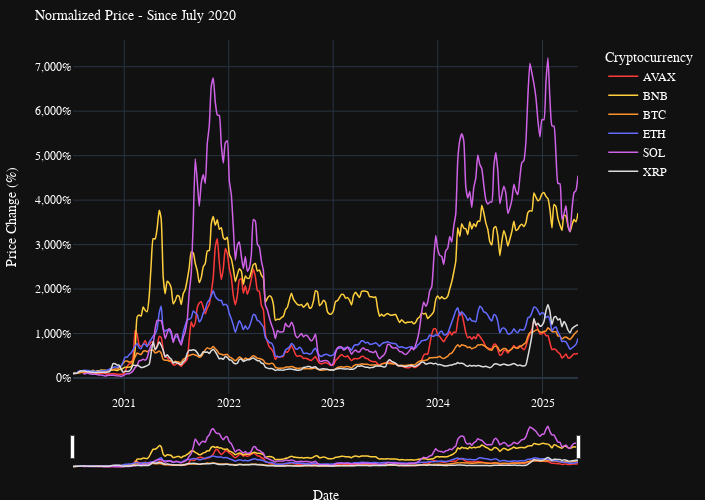

Notebook code for this chart:
### Code cell
#%% Create the normalized price evolution graph

# Create the figure
fig2 = px.line(
    normalized_df_2020,
    x='timestamp',
    y='normalized_price',
    color='symbols',
    custom_data=['symbols', 'average_price'],
    title='Normalized Price - Since July 2020',
    labels={
        'timestamp': 'Date',
        'normalized_price': 'Price Change (%)',
        'symbols': 'Cryptocurrency'
    },
    color_discrete_map={
        'BTC': '#FC922F',  # Bitcoin Orange
        'ETH': '#626AFF',  # Ethereum Blue
        'BNB': '#FFCF3D',  # Binance Yellow
        'SOL': '#CF62E7',   # Solana Pink
        'XRP': '#DCDCDC',  # Ripple Grey
        'AVAX': '#FF3A3A',  # Avalanche Red
    },
    markers=False,
    line_shape='spline'
)

# Update traces to reduce marker size
fig2.update_traces(
    line=dict(width= 1.5, smoothing=0.5),
    hovertemplate="<b>%{customdata[0]}</b><br>" +
                  "Change: %{y:.1f}%<br>" +
                  "Price: $%{customdata[1]:,.2f}<br>" +
                  "<extra></extra>",
)   

# Customize the layout
fig2.update_layout(
    template="plotly_dark",              # inherit base dark theme 
    hovermode="closest",
    dragmode="pan",
    title=dict(font=dict(size=14, color='white'), xanchor="left"),
    hoverlabel=dict(font=dict(family="IBM Plex Sans", size=12)),
    font=dict(family="IBM Plex Sans", color="white"),
    legend=dict(yanchor="top", y=0.99, xanchor="left", x=1.05),
    margin=dict(l=10, r=10, t=40, b=10),
    yaxis=dict(title="Price Change (%)", ticksuffix='%', tickformat=",d"),
    xaxis=dict(rangeslider=dict(visible=True, thickness=0.1), type="date"),
    height=500, width=705,
)

# Show the plot
fig2.show(config={
    'displayModeBar': True,
    'displaylogo': False,
    'modeBarButtonsToAdd': ['fullscreen']
})


# get the full HTML as a string, with Plotly.js from CDN
fig2html = fig2.to_html(include_plotlyjs="cdn", full_html=True)

# inject the Google Fonts link right after <head>
font_link = '<link href="https://fonts.googleapis.com/css2?family=IBM+Plex+Sans&display=swap" rel="stylesheet">'
fig2html = fig2html.replace("<head>", f"<head>\n    {font_link}")

# save the HTML to a file
with open("plots/html/jul2020_crypto_relative_price_performance.html", "w") as f:
    f.write(fig2html)

### Figure 1 — Plotly figure (JSON) as saved in the notebook; plotly's stock layout.template omitted (floating-point values rounded to 4 significant figures; data arrays with more than 128 entries replaced by an {"elided": "..."} marker saying what was removed)
{"data": [{"customdata": {"elided": "242x2 mixed values"}, "hovertemplate": "<b>%{customdata[0]}</b><br>Change: %{y:.1f}%<br>Price: $%{customdata[1]:,.2f}<br><extra></extra>", "legendgroup": "AVAX", "line": {"color": "#FF3A3A", "dash": "solid", "shape": "spline", "smoothing": 0.5, "width": 1.5}, "marker": {"symbol": "circle"}, "mode": "lines", "name": "AVAX", "orientation": "v", "showlegend": true, "type": "scatter", "x": {"elided": "242 str values"}, "xaxis": "x", "y": {"elided": "242 float values"}, "yaxis": "y"}, {"customdata": {"elided": "253x2 mixed values"}, "hovertemplate": "<b>%{customdata[0]}</b><br>Change: %{y:.1f}%<br>Price: $%{customdata[1]:,.2f}<br><extra></extra>", "legendgroup": "BNB", "line": {"color": "#FFCF3D", "dash": "solid", "shape": "spline", "smoothing": 0.5, "width": 1.5}, "marker": {"symbol": "circle"}, "mode": "lines", "name": "BNB", "orientation": "v", "showlegend": true, "type": "scatter", "x": {"elided": "253 str values"}, "xaxis": "x", "y": {"elided": "253 float values"}, "yaxis": "y"}, {"customdata": {"elided": "253x2 mixed values"}, "hovertemplate": "<b>%{customdata[0]}</b><br>Change: %{y:.1f}%<br>Price: $%{customdata[1]:,.2f}<br><extra></extra>", "legendgroup": "BTC", "line": {"color": "#FC922F", "dash": "solid", "shape": "spline", "smoothing": 0.5, "width": 1.5}, "marker": {"symbol": "circle"}, "mode": "lines", "name": "BTC", "orientation": "v", "showlegend": true, "type": "scatter", "x": {"elided": "253 str values"}, "xaxis": "x", "y": {"elided": "253 float values"}, "yaxis": "y"}, {"customdata": {"elided": "253x2 mixed values"}, "hovertemplate": "<b>%{customdata[0]}</b><br>Change: %{y:.1f}%<br>Price: $%{customdata[1]:,.2f}<br><extra></extra>", "legendgroup": "ETH", "line": {"color": "#626AFF", "dash": "solid", "shape": "spline", "smoothing": 0.5, "width": 1.5}, "marker": {"symbol": "circle"}, "mode": "lines", "name": "ETH", "orientation": "v", "showlegend": true, "type": "scatter", "x": {"elided": "253 str values"}, "xaxis": "x", "y": {"elided": "253 float values"}, "yaxis": "y"}, {"customdata": {"elided": "248x2 mixed values"}, "hovertemplate": "<b>%{customdata[0]}</b><br>Change: %{y:.1f}%<br>Price: $%{customdata[1]:,.2f}<br><extra></extra>", "legendgroup": "SOL", "line": {"color": "#CF62E7", "dash": "solid", "shape": "spline", "smoothing": 0.5, "width": 1.5}, "marker": {"symbol": "circle"}, "mode": "lines", "name": "SOL", "orientation": "v", "showlegend": true, "type": "scatter", "x": {"elided": "248 str values"}, "xaxis": "x", "y": {"elided": "248 float values"}, "yaxis": "y"}, {"customdata": {"elided": "253x2 mixed values"}, "hovertemplate": "<b>%{customdata[0]}</b><br>Change: %{y:.1f}%<br>Price: $%{customdata[1]:,.2f}<br><extra></extra>", "legendgroup": "XRP", "line": {"color": "#DCDCDC", "dash": "solid", "shape": "spline", "smoothing": 0.5, "width": 1.5}, "marker": {"symbol": "circle"}, "mode": "lines", "name": "XRP", "orientation": "v", "showlegend": true, "type": "scatter", "x": {"elided": "253 str values"}, "xaxis": "x", "y": {"elided": "253 float values"}, "yaxis": "y"}], "layout": {"dragmode": "pan", "font": {"color": "white", "family": "IBM Plex Sans"}, "height": 500, "hoverlabel": {"font": {"family": "IBM Plex Sans", "size": 12}}, "hovermode": "closest", "legend": {"title": {"text": "Cryptocurrency"}, "tracegroupgap": 0, "x": 1.05, "xanchor": "left", "y": 0.99, "yanchor": "top"}, "margin": {"b": 10, "l": 10, "r": 10, "t": 40}, "title": {"font": {"color": "white", "size": 14}, "text": "Normalized Price - Since July 2020", "xanchor": "left"}, "width": 705, "xaxis": {"anchor": "y", "domain": [0, 1], "rangeslider": {"thickness": 0.1, "visible": true}, "title": {"text": "Date"}, "type": "date"}, "yaxis": {"anchor": "x", "domain": [0, 1], "tickformat": ",d", "ticksuffix": "%", "title": {"text": "Price Change (%)"}}}}
